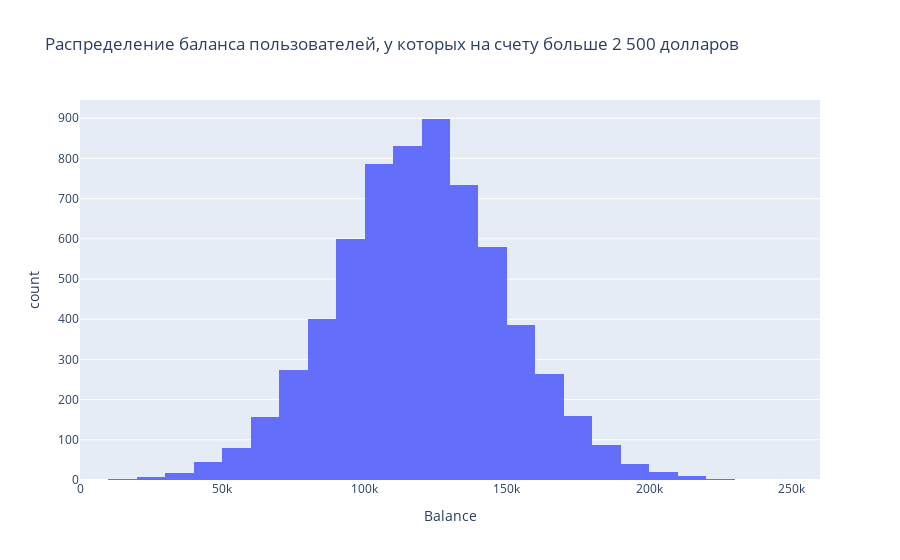

Source (notebook cell):
### Markdown cell above
#### 9.2. Постройте график, показывающий распределение баланса пользователей, у которых на счету больше 2 500 долларов. Опишите распределение и сделайте выводы.

### Code cell
import plotly
import plotly.express as px
filter_balance = churn_data[churn_data['Balance'] > 2500]
fig = px.histogram(
    data_frame=filter_balance,
    x='Balance',
    title='Распределение баланса пользователей, у которых на счету больше 2 500 долларов',
    nbins=25
)
fig.show()

### Figure 1 — Plotly figure (JSON) as saved in the notebook; plotly's stock layout.template omitted (floating-point values rounded to 4 significant figures; data arrays with more than 128 entries replaced by an {"elided": "..."} marker saying what was removed)
{"data": [{"alignmentgroup": "True", "bingroup": "x", "hovertemplate": "Balance=%{x}<br>count=%{y}<extra></extra>", "legendgroup": "", "marker": {"color": "#636efa", "pattern": {"shape": ""}}, "name": "", "nbinsx": 25, "offsetgroup": "", "orientation": "v", "showlegend": false, "type": "histogram", "x": {"elided": "6383 float values"}, "xaxis": "x", "yaxis": "y"}], "layout": {"barmode": "relative", "legend": {"tracegroupgap": 0}, "title": {"text": "Распределение баланса пользователей, у которых на счету больше 2 500 долларов"}, "xaxis": {"anchor": "y", "domain": [0, 1], "title": {"text": "Balance"}}, "yaxis": {"anchor": "x", "domain": [0, 1], "title": {"text": "count"}}}}
